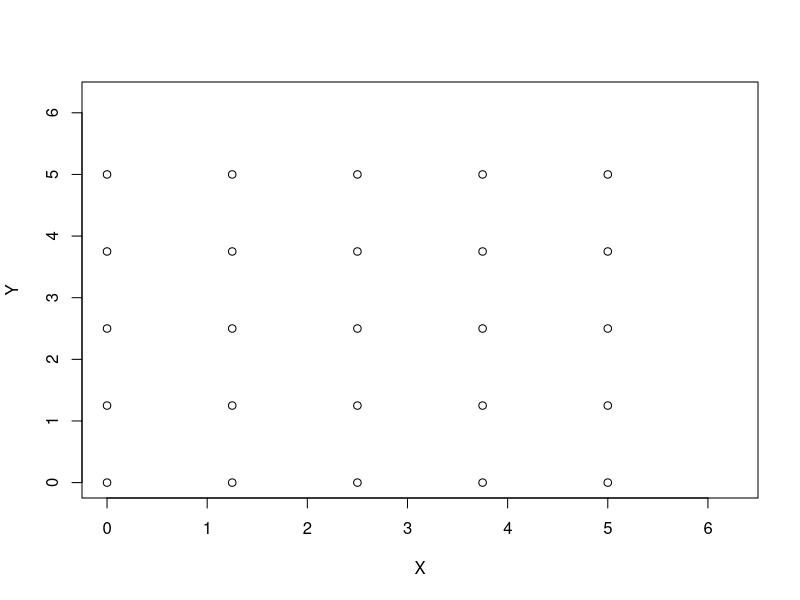
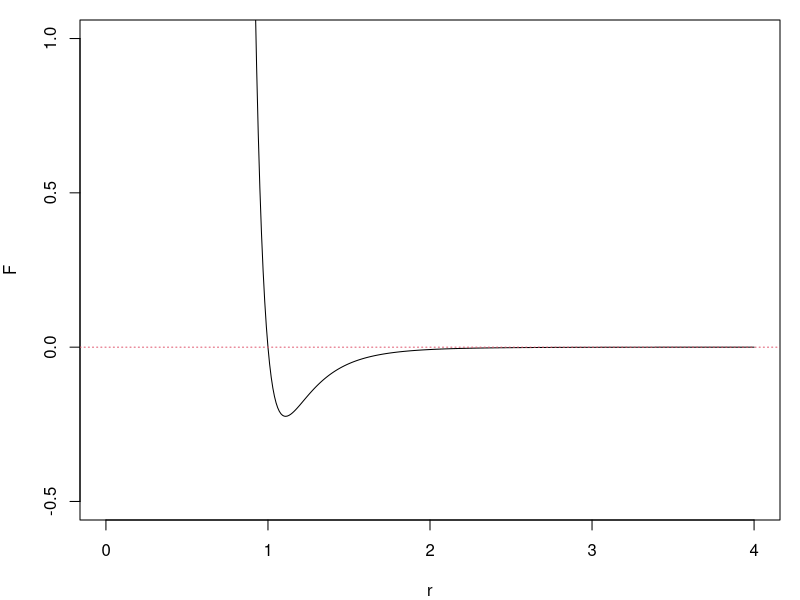
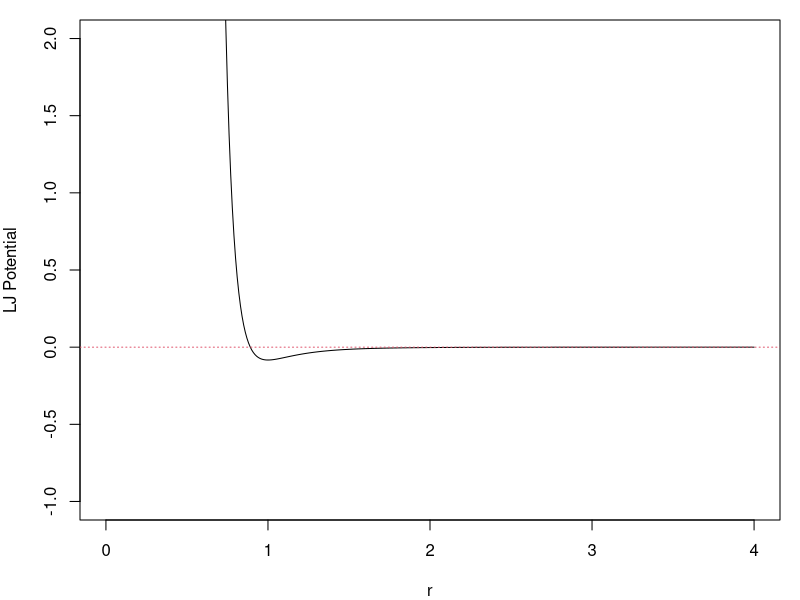
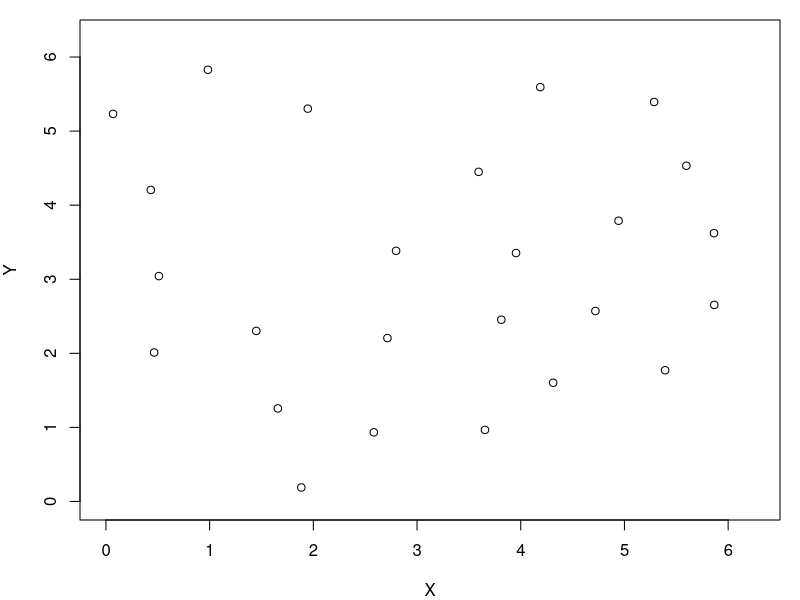
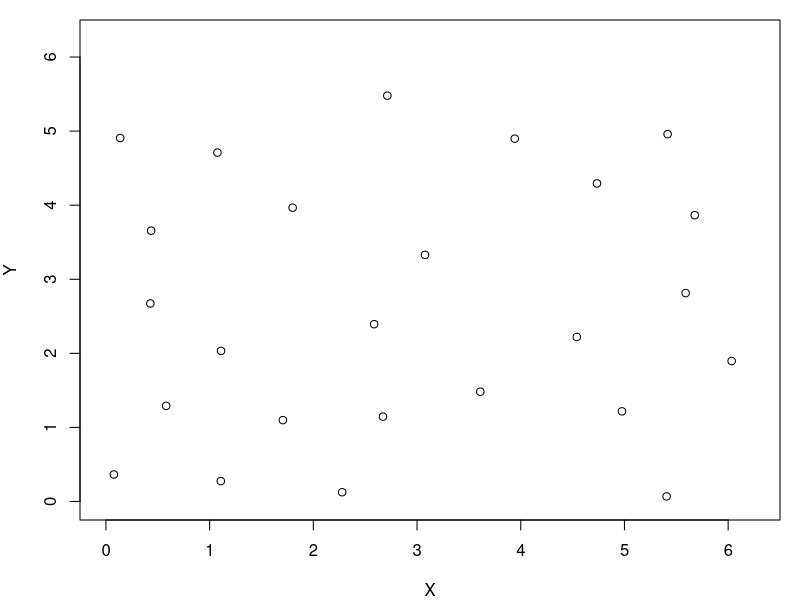
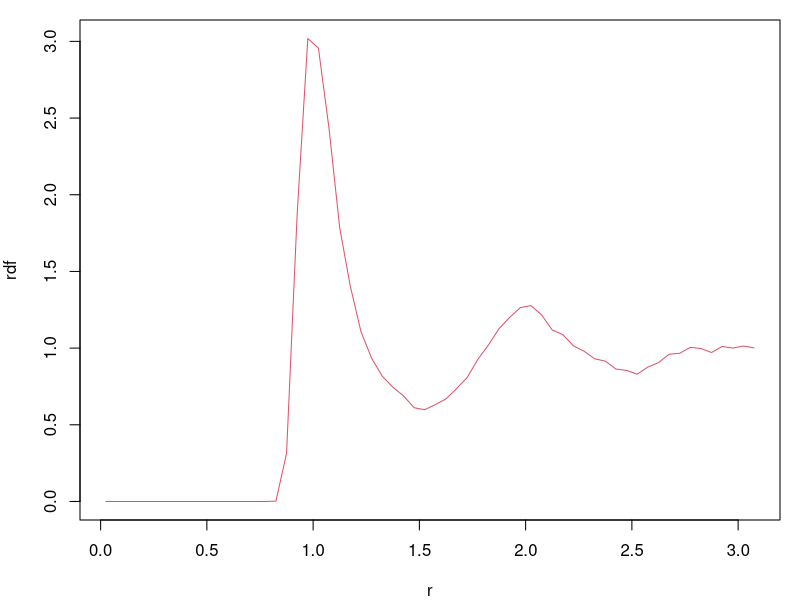

The R source for these figures, in order:
## ---- chunk 1
knitr::opts_chunk$set(echo = TRUE)
## ---- chunk 2
ntot = 25
a = 6.25
grid_x = seq(0, 5, by = 1.25)
grid_y = seq(0, 5, by = 1.25)
mat_xy = as.matrix(expand.grid(grid_x, grid_y))
x0 = c(t(mat_xy))
xy0 = matrix(x0, ncol = 2, byrow = TRUE)
plot(xy0[,1], xy0[,2], type = 'p', xlab = "X", ylab = "Y", xlim = c(0, a), ylim = c(0,a))
## ---- chunk 3
par(mar = c(4, 4, 1, 1))   #set plot margins
force <- function(r){
  r3 = r*r*r
  r6 = r3*r3
  f = (1/r6/r6 - 1/r6)/r
  return (f)
}
r_all = seq(0, 4, by = 0.01)
plot(r_all, sapply(r_all, force), type = "l", col = 1, 
     xlab = "r", ylab = "F", xlim = c(0,4), ylim = c(-0.5,1))
abline(h = 0, lty = 3, col = 2)
## ---- chunk 4
par(mar = c(4, 4, 1, 1))   #set plot margins
E_LJ <- function(r){
  r3 = r*r*r
  r6 = r3*r3
  e = 1/12/r6/r6 - 1/6/r6
  return (e)
}
r_all = seq(0, 4, by = 0.01)
plot(r_all, sapply(r_all, E_LJ), type = "l", col = 1, 
     xlab = "r", ylab = "LJ Potential", xlim = c(0,4), ylim = c(-1,2))
abline(h = 0, lty = 3, col = 2)
## ---- chunk 5
x = c(-5.5, 4.2); a = 2
xnew = x - floor(x/a) * a # floor: the largest integer below x/a
x; xnew
## ---- chunk 6
xi = c(0.7, 1.9); xj = c(1.8, 1.2); a = 2
dx = xj - xi  # a vector of size 2
r1 = sqrt(sum(dx*dx))  # distance directly from xi and xj
dx = dx - round(dx/a)*a  # round: nearest integer
r_min = sqrt(sum(dx*dx)) # distance from the minimum image convention
r1; r_min
sqrt((2.7-1.8)**2 + (1.9 - 1.2)**2)  # this is actual calculation in r_min
## ---- chunk 7
# x-y components of the force from j to i
force_j2i <- function(i,j, x_all, a){
  # x_all a vector of 2 * Ntot
  xi = x_all[2*i-1]
  yi = x_all[2*i]
  xj = x_all[2*j-1]
  yj = x_all[2*j]
  
  dx = xi - xj
  dx = dx - round(dx/a)*a 
  dy = yi - yj
  dy = dy - round(dy/a)*a 
  
  rij = sqrt(dx**2 + dy**2)
  fij = force(rij)
  fxi = fij*dx/rij
  fyi = fij*dy/rij
  return(c(fxi,fyi))
}

force_all <- function(t, x_all, a){
  #Ntot: number of particles
  # x_all: a vector of 2 * Ntot
  # a: box size
  # f: a force vector of 2*Ntot
  Ntot = length(x_all)/2
  f = numeric(2*Ntot)
  for (i in 1:(Ntot-1)){
    for (j in (i+1):Ntot){
      fij = force_j2i(i,j, x_all, a)
      f[(2*i-1):(2*i)] = f[(2*i-1):(2*i)] + fij
      f[(2*j-1):(2*j)] = f[(2*j-1):(2*j)] - fij
    }
  }
  return(f)
}
## ---- chunk 8
bc_periodic <- function(x_all, a){
  # X_all: a vector of 2 * Ntot for x and y positions. 
  # a: box size
  x_all_new = x_all - floor(x_all/a) * a # floor: the largest integer below x/a
  return(x_all_new)
}
## ---- chunk 9
# Velocity Verlet method for high dimensional systems (2D, 3D, or multiple particles)
# Updated with periodic boundary condition
velocity_verlet_bc <- function(f, t0, x0, v0, t.total, dt, ...){
  # f:  2nd derivative function
  # t0: initial time
  # x0: a vector of initial position x
  # v0: a vector of initial velocity v
  # t.total: total simulation time
  # dt: time step size 
  # a: box size (input in ellipsis)
  t_all = seq(t0, t.total, by=dt)
  nt_all = length(t_all)
  nx = length(x0)
  x_all = matrix(0, nrow = nt_all, ncol = nx)
  v_all = matrix(0, nrow = nt_all, ncol = nx)
  x_all[1,] = x0
  v_all[1,] = v0 
  for (i in 1:(nt_all-1)) {
    v_half = v_all[i,] + 0.5 * dt * f(t_all[i], x_all[i,],...)
    x_all[i+1,] = x_all[i,] + dt * v_half
    v_all[i+1,] = v_half + 0.5 * dt * f(t_all[i+1], x_all[i+1,],...)
    
    x_all[i+1,] = bc_periodic(x_all[i+1,], ...)
  }
  return(cbind(t_all, x_all, v_all))   # the output is a matrix of t, x, v for all time steps
}
## ---- chunk 10
set.seed(11)
#force_all(0, x0, a) # if you want to check the forces for the IC
ntot = 25
a = 6.25
grid_x = seq(0, 5, by = 1.25)
grid_y = seq(0, 5, by = 1.25)
mat_xy = as.matrix(expand.grid(grid_x, grid_y))
x0 = c(t(mat_xy))
v0 = runif(n = ntot*2, min = -0.05, max = 0.05)
results_init = velocity_verlet_bc(f = force_all, t0 = 0, x0 = x0, v0 = v0, 
                                       t.total = 10, dt = 0.01, a = a)
nt_all = nrow(results_init)
init_last_step = results_init[nt_all, ]

x0 = init_last_step[2:(2*ntot+1)]
v0 = init_last_step[(2*ntot+2):(4*ntot+1)]

xy0 = matrix(x0, ncol = 2, byrow = TRUE)
plot(xy0[,1], xy0[,2], type = 'p', xlab = "X", ylab = "Y", xlim = c(0, a), ylim = c(0,a))
## ---- chunk 11
results_final = velocity_verlet_bc(f = force_all, t0 = 0, x0 = x0, v0 = v0, 
                                       t.total = 100, dt = 0.01, a = a)
nt_all = nrow(results_final)
final_last_step = results_final[nt_all, ]
x_f = final_last_step[2:(2*ntot+1)]
xy_f = matrix(x_f, ncol = 2, byrow = TRUE)
plot(xy_f[,1], xy_f[,2], type = 'p', xlab = "X", ylab = "Y", xlim = c(0,a), ylim = c(0,a))
## ---- chunk 12
par(mar = c(4, 4, 1, 1))   #set plot margins
cal_rdf <- function(ntot, results, a, dr){
  # ntot: number of particles
  # results: simulation output matrix
  # a: box size
  # dr: bin size
  nt_all = nrow(results)
  r_all = seq(dr, a/2, by = dr) 
  nr = length(r_all)
  counts = numeric(nr)
  for(nt in c(1:nt_all)){
    x_all = results[nt, 2:(2*ntot+1)]
    for(i in 1:ntot){
      xi = x_all[2*i-1]
      yi = x_all[2*i]
      for(j in 1:ntot){
        if(i != j){
          xj = x_all[2*j-1]
          yj = x_all[2*j]
          
          dx = xi - xj
          dx = dx - round(dx/a)*a 
          dy = yi - yj
          dy = dy - round(dy/a)*a 
          
          rij = sqrt(dx**2 + dy**2)
          ind = ceiling(rij/dr)
          if(ind <= nr){
            counts[ind] = counts[ind] + 1
          }
        }
      }
    }
  }

  r_mean = r_all-0.5*dr
  rho = counts/nt_all/ntot/2/pi/dr/r_mean
  rho_0 = ntot/a**2
  rdf = rho/rho_0
  return(list(r = r_mean, rdf = rdf))
}

results_rdf = cal_rdf(ntot = ntot, results = results_final, a = a, dr = 0.05)

plot(results_rdf$r, results_rdf$rdf, type = "l", col = 2, xlab = "r", ylab = "rdf")
